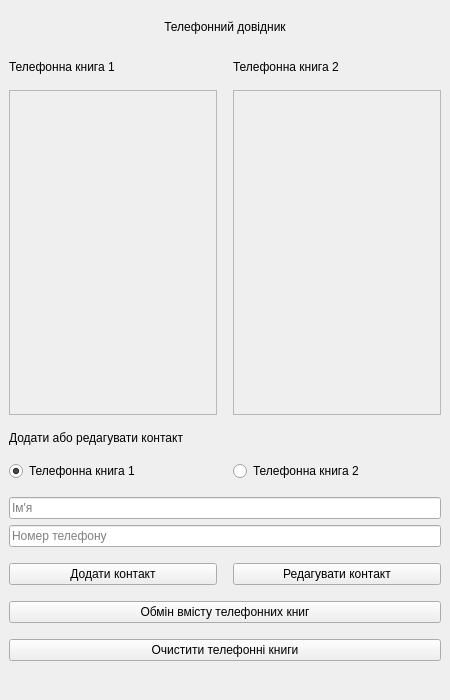
<?xml version="1.0" encoding="UTF-8"?>
<ui version="4.0">
 <class>MainWindow</class>
 <widget class="QMainWindow" name="MainWindow">
  <property name="geometry">
   <rect>
    <x>0</x>
    <y>0</y>
    <width>450</width>
    <height>700</height>
   </rect>
  </property>
  <property name="windowTitle">
   <string>MainWindow</string>
  </property>
  <widget class="QWidget" name="centralwidget">
   <layout class="QVBoxLayout" name="verticalLayout_6" stretch="1,10,3,1,0">
    <property name="spacing">
     <number>16</number>
    </property>
    <item>
     <widget class="QLabel" name="title">
      <property name="text">
       <string>Телефонний довідник</string>
      </property>
      <property name="alignment">
       <set>Qt::AlignmentFlag::AlignCenter</set>
      </property>
     </widget>
    </item>
    <item>
     <layout class="QHBoxLayout" name="horizontalLayout">
      <item>
       <layout class="QVBoxLayout" name="verticalLayout">
        <item>
         <widget class="QLabel" name="label_phone_book1">
          <property name="text">
           <string>Телефонна книга 1</string>
          </property>
         </widget>
        </item>
        <item>
         <widget class="QTextEdit" name="list_phone_book1">
          <property name="enabled">
           <bool>false</bool>
          </property>
         </widget>
        </item>
       </layout>
      </item>
      <item>
       <layout class="QVBoxLayout" name="verticalLayout_2">
        <item>
         <widget class="QLabel" name="label_phone_book2">
          <property name="text">
           <string>Телефонна книга 2</string>
          </property>
         </widget>
        </item>
        <item>
         <widget class="QTextEdit" name="list_phone_book2">
          <property name="enabled">
           <bool>false</bool>
          </property>
         </widget>
        </item>
       </layout>
      </item>
     </layout>
    </item>
    <item>
     <layout class="QVBoxLayout" name="verticalLayout_4">
      <item>
       <widget class="QLabel" name="label_4">
        <property name="text">
         <string>Додати або редагувати контакт</string>
        </property>
       </widget>
      </item>
      <item>
       <layout class="QHBoxLayout" name="horizontalLayout_3">
        <item>
         <widget class="QRadioButton" name="radioButton_phone_book1">
          <property name="text">
           <string>Телефонна книга 1</string>
          </property>
          <property name="checked">
           <bool>true</bool>
          </property>
          <attribute name="buttonGroup">
           <string notr="true">buttonGroup</string>
          </attribute>
         </widget>
        </item>
        <item>
         <widget class="QRadioButton" name="radioButton_phone_book2">
          <property name="text">
           <string>Телефонна книга 2</string>
          </property>
          <attribute name="buttonGroup">
           <string notr="true">buttonGroup</string>
          </attribute>
         </widget>
        </item>
       </layout>
      </item>
      <item>
       <layout class="QVBoxLayout" name="verticalLayout_3">
        <property name="spacing">
         <number>6</number>
        </property>
        <item>
         <widget class="QLineEdit" name="input_name">
          <property name="placeholderText">
           <string>Ім'я</string>
          </property>
         </widget>
        </item>
        <item>
         <widget class="QLineEdit" name="input_phone_number">
          <property name="placeholderText">
           <string>Номер телефону</string>
          </property>
         </widget>
        </item>
       </layout>
      </item>
      <item>
       <layout class="QHBoxLayout" name="horizontalLayout_2">
        <item>
         <widget class="QPushButton" name="pushButton_add_contact">
          <property name="text">
           <string>Додати контакт</string>
          </property>
         </widget>
        </item>
        <item>
         <widget class="QPushButton" name="pushButton_edit_contact">
          <property name="text">
           <string>Редагувати контакт</string>
          </property>
         </widget>
        </item>
       </layout>
      </item>
     </layout>
    </item>
    <item>
     <layout class="QVBoxLayout" name="verticalLayout_5">
      <item>
       <widget class="QPushButton" name="pushButton_swap_phone_books">
        <property name="text">
         <string>Обмін вмісту телефонних книг</string>
        </property>
       </widget>
      </item>
      <item>
       <widget class="QPushButton" name="pushButton_clear_phone_books">
        <property name="text">
         <string>Очистити телефонні книги</string>
        </property>
       </widget>
      </item>
     </layout>
    </item>
    <item>
     <widget class="QLabel" name="label_status">
      <property name="text">
       <string/>
      </property>
     </widget>
    </item>
   </layout>
  </widget>
 </widget>
 <resources/>
 <connections/>
 <buttongroups>
  <buttongroup name="buttonGroup"/>
 </buttongroups>
</ui>
